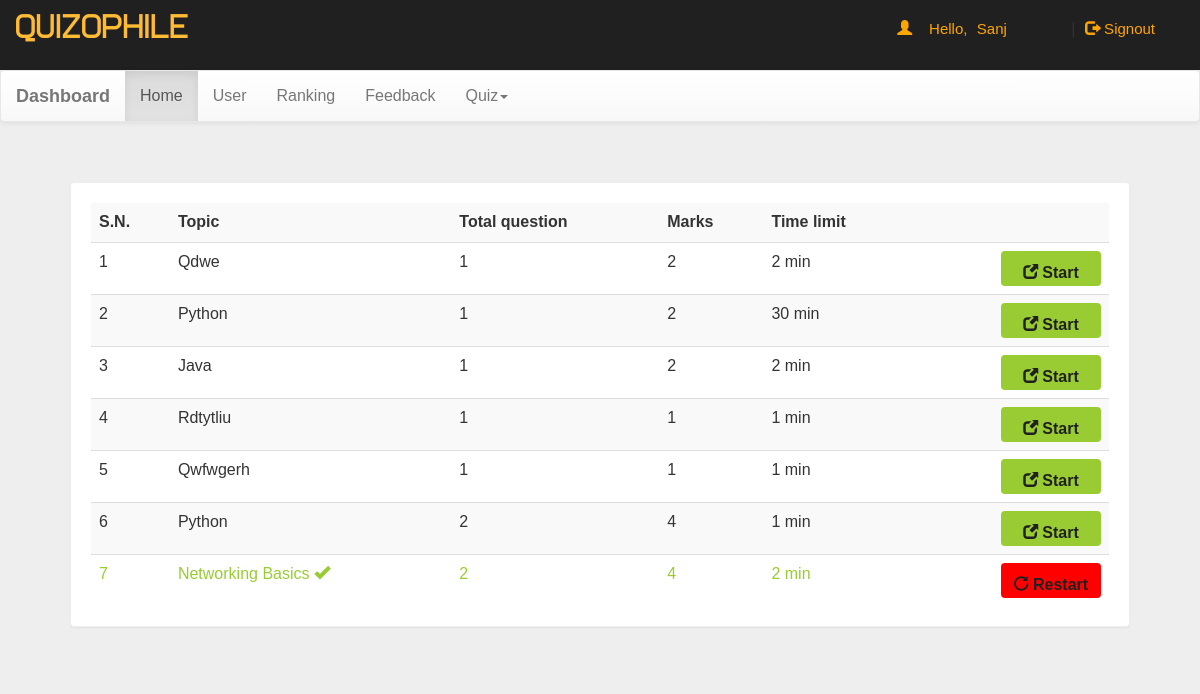
The app's page /dash.php (signed in) with its own data.
### tables this page shows
CREATE TABLE `quiz` (
  `eid` text NOT NULL,
  `title` varchar(100) NOT NULL,
  `sahi` int(11) NOT NULL,
  `wrong` int(11) NOT NULL,
  `total` int(11) NOT NULL,
  `time` bigint(20) NOT NULL,
  `intro` text NOT NULL,
  `tag` varchar(100) NOT NULL,
  `date` timestamp NOT NULL DEFAULT current_timestamp() ON UPDATE current_timestamp(),
  `m_s` int(11) NOT NULL
);

### dash.php (the view, shortened to what this page needs)
<!DOCTYPE html PUBLIC "-//W3C//DTD XHTML 1.0 Transitional//EN" "http://www.w3.org/TR/xhtml1/DTD/xhtml1-transitional.dtd">
<html xmlns="http://www.w3.org/1999/xhtml">
<head>
<link  rel="stylesheet" href="css/bootstrap.min.css"/>
 <link  rel="stylesheet" href="css/bootstrap-theme.min.css"/>
 <link rel="stylesheet" href="css/main.css">
 <link  rel="stylesheet" href="css/font.css">
</head>
<body  style="background:#eee;">
<div class="header">
<div class="row">
<div class="col-lg-6">
<span class="logo">QUIZOPHILE</span></div>
<?php
 include_once 'dbConnection.php';
$email=$_SESSION['email'];
  if(!(isset($_SESSION['email']))){
header("location:index.php");
}
else
{
$name = $_SESSION['name'];
echo '<span class="pull-right top title1" ><span class="log1"><span class="glyphicon glyphicon-user" aria-hidden="true"></span>&nbsp;&nbsp;&nbsp;&nbsp;Hello,</span> <a href="account.php" class="log log1">'.$name.'</a>&nbsp;|&nbsp;<a href="logout.php?q=account.php" class="log"><span class="glyphicon glyphicon-log-out" aria-hidden="true"></span>&nbsp;Signout</button></a></span>';
}?>
</div></div>
<nav class="navbar navbar-default title1">
  <div class="container-fluid">
    <div class="navbar-header">
      <a class="navbar-brand" href="dash.php?q=0"><b>Dashboard</b></a>
    </div>
    <div class="collapse navbar-collapse" id="bs-example-navbar-collapse-1">
      <ul class="nav navbar-nav">
        <li <?php if(@$_GET['q']==0) echo'class="active"'; ?>><a href="dash.php?q=0">Home<span class="sr-only">(current)</span></a></li>
        <li <?php if(@$_GET['q']==1) echo'class="active"'; ?>><a href="dash.php?q=1">User</a></li>
		<li <?php if(@$_GET['q']==2) echo'class="active"'; ?>><a href="dash.php?q=2">Ranking</a></li>
		<li <?php if(@$_GET['q']==3) echo'class="active"'; ?>><a href="dash.php?q=3">Feedback</a></li>
        <li class="dropdown <?php if(@$_GET['q']==4 || @$_GET['q']==5) echo'active"'; ?>">
          <a href="#" class="dropdown-toggle" data-toggle="dropdown" role="button" aria-haspopup="true" aria-expanded="false">Quiz<span class="caret"></span></a>
        </li>
      </ul>
          </div>
  </div>
</nav>
<div class="container">
<div class="row">
<div class="col-md-12">
<?php if(@$_GET['q']==0) {
$result = mysqli_query($con,"SELECT * FROM quiz ORDER BY date DESC") or die('Error');
echo  '<div class="panel"><table class="table table-striped title1">
<tr><td><b>S.N.</b></td><td><b>Topic</b></td><td><b>Total question</b></td><td><b>Marks</b></td><td><b>Time limit</b></td><td></td></tr>';
$c=1;
while($row = mysqli_fetch_array($result)) {
	$title = $row['title'];
	$total = $row['total'];
	$sahi = $row['sahi'];
    $time = $row['time'];
	$eid = $row['eid'];
$q12=mysqli_query($con,"SELECT score FROM history WHERE eid='$eid' AND email='$email'" )or die('Error98');
$rowcount=mysqli_num_rows($q12);
if($rowcount == 0){
	echo '<tr><td>'.$c++.'</td><td>'.$title.'</td><td>'.$total.'</td><td>'.$sahi*$total.'</td><td>'.$time.'&nbsp;min</td>
	<td><b><a href="account.php?q=quiz&step=2&eid='.$eid.'&n=1&t='.$total.'" class="pull-right btn sub1" style="margin:0px;background:#99cc32"><span class="glyphicon glyphicon-new-window" aria-hidden="true"></span>&nbsp;<span class="title1"><b>Start</b></span></a></b></td></tr>';
}
else
{
echo '<tr style="color:#99cc32"><td>'.$c++.'</td><td>'.$title.'&nbsp;<span title="This quiz is already solve by you" class="glyphicon glyphicon-ok" aria-hidden="true"></span></td><td>'.$total.'</td><td>'.$sahi*$total.'</td><td>'.$time.'&nbsp;min</td>
	<td><b><a href="update.php?q=quizre&step=25&eid='.$eid.'&n=1&t='.$total.'" class="pull-right btn sub1" style="margin:0px;background:red"><span class="glyphicon glyphicon-repeat" aria-hidden="true"></span>&nbsp;<span class="title1"><b>Restart</b></span></a></b></td></tr>';
}
}
echo '</table></div>';
}
?>
</div>
</div></div>
</body>
</html>

### css/main.css (style rules this page uses)
body { overflow-x:hidden; width:100%; font: 15px "Century Gothic", "Times Roman", sans-serif; background:#eee; min-height:550px; background-attachment:fixed; }
.panel { border-color:#eee; margin:40px; padding:20px; font: 15px "Century Gothic", "Times Roman", sans-serif; }
.header { background:#202020; height:70px; }
.logo { font-family:'typo'; font-size:35px; color:#ffbb33; margin:15px; }
.title1 { font: 16px "Century Gothic", "Times Roman", sans-serif; }
.sub1 { width:90px; color:#202020; background:orange; font-size:15px; height:35px; margin:20px; padding:10px; width:100px; }
.top { margin-top:20px; }
.log1 { font: 15px 'Ubuntu', sans-serif; color:orange; margin-left:10px; }
.log { margin:10px; margin-right:60px; margin-left:5px; color:orange; text-decoration:none; font-size:20px; font-size:15px; }

### records on screen
quiz: title "Qdwe", total "1", $sahi*$total "2", time "2"
quiz: title "Python", total "1", $sahi*$total "2", time "30"
quiz: title "Java", total "1", $sahi*$total "2", time "2"
quiz: title "Rdtytliu", total "1", $sahi*$total "1", time "1"
quiz: title "Qwfwgerh", total "1", $sahi*$total "1", time "1"
quiz: title "Python", total "2", $sahi*$total "4", time "1"
quiz: title "Networking Basics", total "2", $sahi*$total "4", time "2"

### other values on screen
$name "Sanj"
